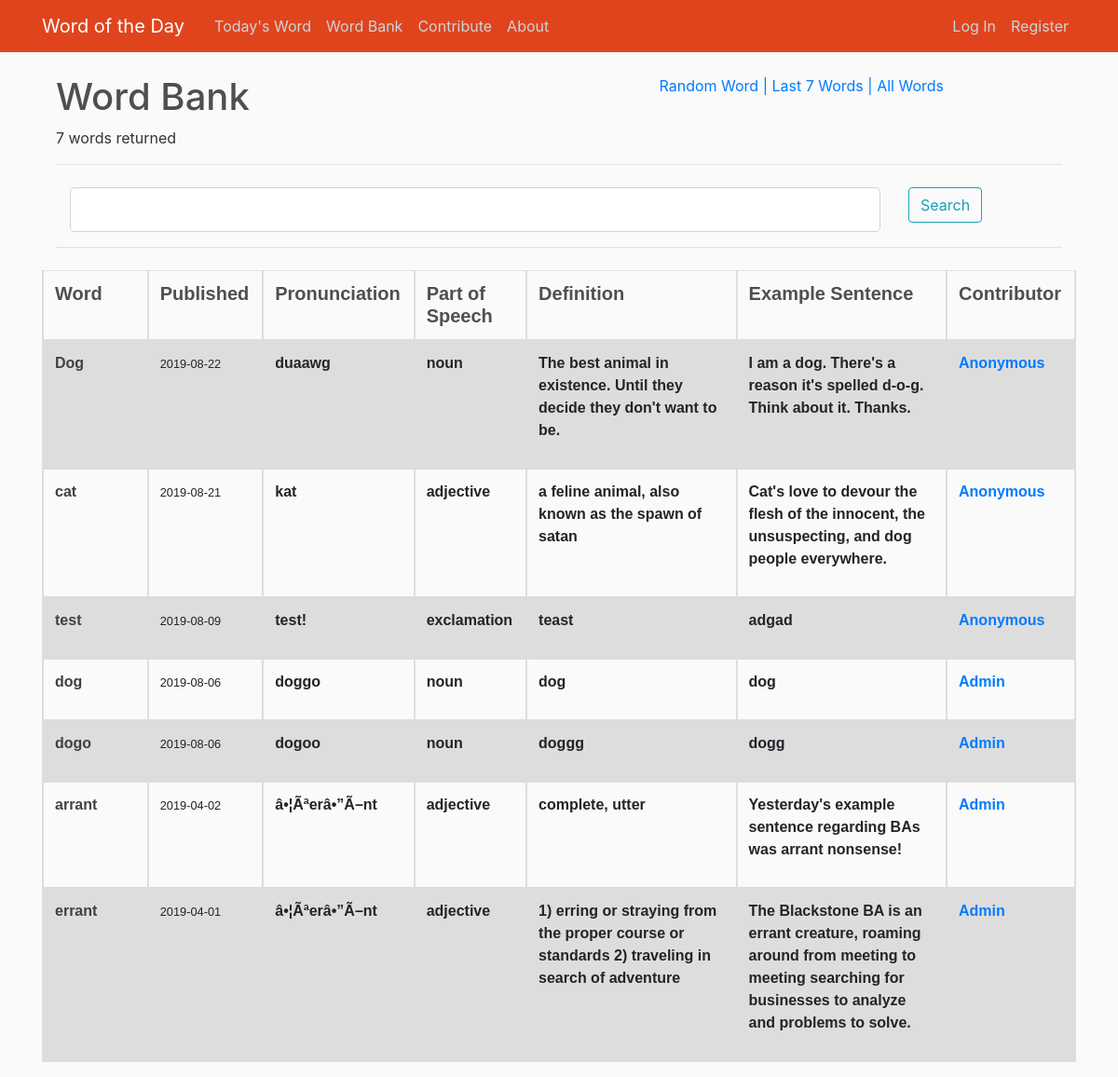
/word_bank, run on the app's committed database.
### wotd/models.py (models this page shows, shortened)
class Word(db.Model):
    id = db.Column(db.Integer, primary_key=True)
    word = db.Column(db.String(100), nullable=False)
    partOfSpeech_id = db.Column(db.Integer, db.ForeignKey('part_of_speech.id'), nullable=False)
    definition = db.Column(db.Text, nullable=False)
    exampleSentence = db.Column(db.Text, nullable=False)
    ipa = db.Column(db.Text, nullable=True)
    date_added = db.Column(db.DateTime, nullable=False, default=datetime.utcnow)
    date_published = db.Column(db.Date, nullable=True)
    user_id = db.Column(db.Integer, db.ForeignKey('user.id'), nullable=True)

class PartOfSpeech(db.Model):
    id = db.Column(db.Integer, primary_key=True)
    partOfSpeech = db.Column(db.String(100), nullable=False)
    words = db.relationship('Word', backref='part_o_speech', lazy=True)

class User(db.Model, UserMixin):
    id = db.Column(db.Integer, primary_key=True)
    username = db.Column(db.String(20), unique=True, nullable=False)
    email = db.Column(db.String(120), unique=True, nullable=False)
    image_file = db.Column(db.String(20), nullable=False, default='default.jpg')
    password = db.Column(db.String(60), nullable=False)
    isAdmin = db.Column(db.Boolean, nullable=False, default=False)
    words = db.relationship('Word', backref='contributor', lazy=True)

### wotd/routes.py (the view)
@app.route("/word_bank", methods=['GET', 'POST'])
def word_bank():
    form = SearchForm()
    if form.validate_on_submit and form.search_data.data is not None:
        return redirect(url_for('word_bank_search', search_term=form.search_data.data))
    else:
        words = Word.query.order_by(Word.date_published.desc()).limit(7)
        num = str(words.count())
    return render_template('word_bank.html', title='Word Bank', words=words, form=form, words_number=num)

### wotd/forms.py
class SearchForm(FlaskForm):
    search_data = StringField('Search')
    submit = SubmitField('Search')

### wotd/templates/word_bank.html (shortened to what this page needs)
{% extends "layout.html" %}
{% block content %}
    <div class="container">
        <div class="row">
            <div class="col-md-7">
                <h1>Word Bank</h1>
                {% if words_number == '1' %}
                    <p>1 word returned</p>
                {% else %}
                    <p>{{ words_number + " words returned" }}</p>
                {% endif %}
            </div>
            <div class="col-md-5">
                    <a href="{{ url_for('word_bank_random') }}">Random Word</a>
                    <a href="{{ url_for('word_bank') }}"> | Last 7 Words</a>
                    <a href="{{ url_for('word_bank_search', search_term=' ') }}"> | All Words</a>
            </div>
        </div>
        <div class="row">
            <form method="POST" action="" class="col-md-12 input-group">
                <legend class="border-bottom mb-4">{{ legend }}</legend>
                <div class="form-group col-md-10">
                    <fieldset >
                        <div>
                            {% if form.search_data.errors %}
                                {{ form.search_data(class="form-control form-control-lg is-invalid") }}
                                <div class="invalid-feedback">
                                    {% for error in form.search_data.errors %}
                                        <span> {{ error }} </span>
                                    {% endfor %}
                                </div>
                            {% else %}
                                {{ form.search_data(class="form-control form-control-lg") }}
                            {% endif %}
                        </div>
                    </fieldset>
                </div>
                <div class="form-group col-md-2">
                    {{ form.submit(class="btn btn-outline-info") }}
                </div>
                <legend class="border-bottom mb-4">{{ legend }}</legend>
            </form>
        </div>
    </div>
    <table class="table">
        <colgroup>
            <col class="tbl-col-10" />
            <col class="tbl-col-10" />
            <col class="tbl-col-10" />
            <col class="tbl-col-10" />
            <col class="tbl-col-20" />
            <col class="tbl-col-20" />
            <col class="tbl-col-10" />
        </colgroup>
        <tr class="tr">
            <th><h5 class="article-header">Word</h5></th>
            <th><h5 class="article-header">Published</h5></th>
            <th><h5 class="article-header">Pronunciation</h5></th>
            <th><h5 class="article-header">Part of Speech</h5></th>
            <th><h5 class="article-header">Definition</h5></th>
            <th><h5 class="article-header">Example Sentence</h5></th>
            <th><h5 class="article-header">Contributor</h5></th>
        </tr>
    {% for word in words %}
        <tr class="tr">
            <th>
                <b><a class="article-content" href="{{ url_for('word', word_id = word.id) }}">{{ word.word }}</a></b>
            </th>
            <th>
                <small>{{ word.date_published }}</small>
            </th>
            <th>
                {% if word.ipa %}
                    <p>{{ word.ipa }}</p>
                {% else %}
                    <p> </p>
                {% endif %}
            </th>
            <th>
                <p>{{ word.part_o_speech.partOfSpeech }}</p>
            </th>
            <th class="tbl-col-30">
                <p>{{ word.definition }}</p>
            </th>
            <th class="tbl-col-30">
                <p>{{ word.exampleSentence }}</p>
            </th>
            <th>
                {% if word.contributor %}
                    <a href="{{ url_for('word_bank_user', user_id=word.user_id) }}">{{ word.contributor.username }}</a>
                {% else %}
                    <p>Anonymous</p>
                {% endif %}
            </th>
        </tr>
    {% endfor %}
    </table>
{% endblock content %}

### wotd/static/main.css (style rules this page uses)
body { background: #fafafa; color: #333333; margin-top: 5rem; }
h1, h2, h3, h4, h5, h6 { color: #4f4f4f; }
.article-header { font-weight: bold; margin-bottom: 1px }
.article-content { color: #414141 }
.table { font-family: arial, sans-serif; border-collapse: collapse; width: 100%; }
.td, th { border: 2px solid #dddddd; text-align: left; padding: 8px; word-wrap: break-word; }
.tr:nth-child(even) { background-color: #dddddd; }
.tbl-col-10 { width: 10%; }
.tbl-col-20 { width: 20%; }

### data on the page
Word: word "Dog", date_published "2019-08-22", ipa "duaawg", part_o_speech.partOfSpeech "noun", definition "The best animal in existence. Until they decide they don't want to be.", exampleSentence "I am a dog. There's a reason it's spelled d-o-g. Think about it. Thanks.", contributor.username "Anonymous"
Word: word "cat", date_published "2019-08-21", ipa "kat", part_o_speech.partOfSpeech "adjective", definition "a feline animal, also known as the spawn of satan", exampleSentence "Cat's love to devour the flesh of the innocent, the unsuspecting, and dog people everywhere.", contributor.username "Anonymous"
Word: word "test", date_published "2019-08-09", ipa "test!", part_o_speech.partOfSpeech "exclamation", definition "teast", exampleSentence "adgad", contributor.username "Anonymous"
Word: word "dog", date_published "2019-08-06", ipa "doggo", part_o_speech.partOfSpeech "noun", definition "dog", exampleSentence "dog", contributor.username "Admin"
Word: word "dogo", date_published "2019-08-06", ipa "dogoo", part_o_speech.partOfSpeech "noun", definition "doggg", exampleSentence "dogg", contributor.username "Admin"
Word: word "arrant", date_published "2019-04-02", ipa "â•¦Ãªerâ•”Ã–nt", part_o_speech.partOfSpeech "adjective", definition "complete, utter", exampleSentence "Yesterday's example sentence regarding BAs was arrant nonsense!", contributor.username "Admin"
Word: word "errant", date_published "2019-04-01", ipa "â•¦Ãªerâ•”Ã–nt", part_o_speech.partOfSpeech "adjective", definition "1) erring or straying from the proper course or standards 2) traveling in search of adventure", exampleSentence "The Blackstone BA is an errant creature, roaming around from meeting to meeting searching for businesses to analyze and problems to solve.", contributor.username "Admin"

### other printed values
{{ words_number + " words returned" }} "7 words returned"
